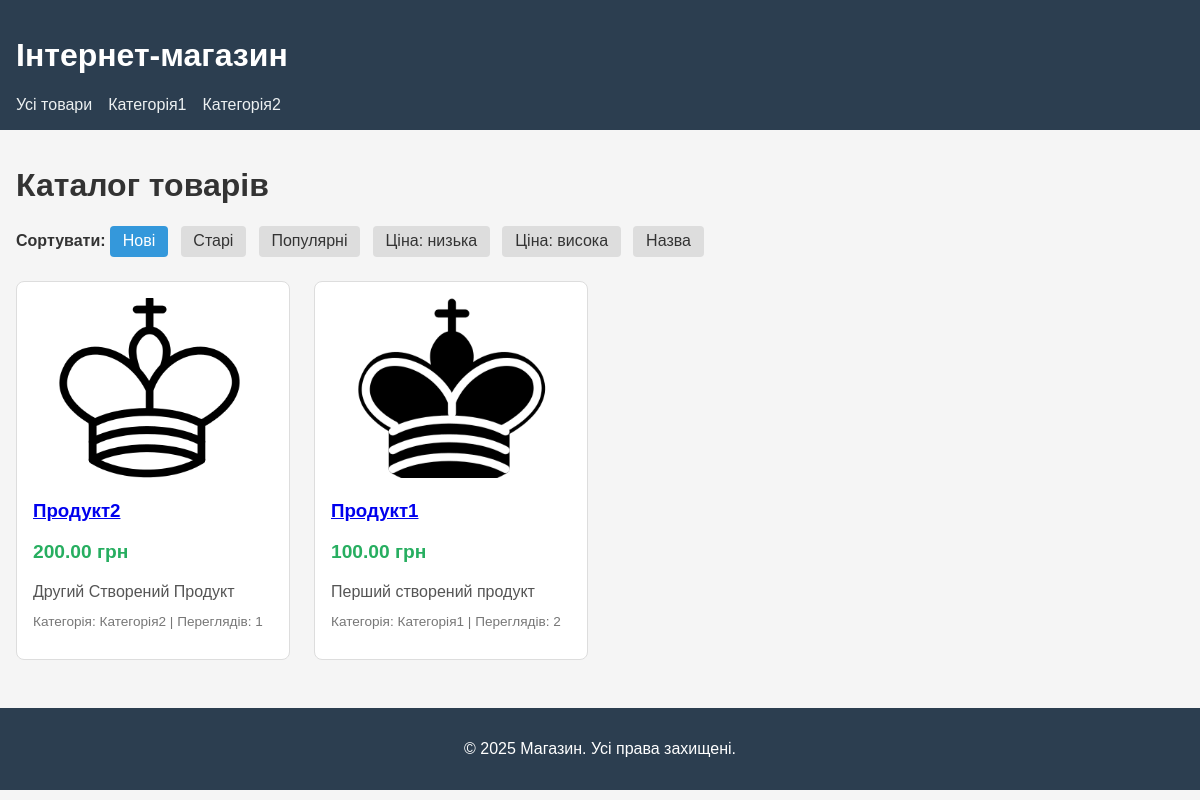
The page / on the database its author committed.
### main/models.py (models this page shows, shortened)
class Category(models.Model):
    name = models.CharField(max_length=100, db_index=True)
    slug = models.SlugField(max_length=100, unique=True)
    description = models.TextField(blank=True)
    image = models.ImageField(upload_to='categories/', blank=True)
    is_active = models.BooleanField(default=True)
    class Meta:
        ordering = ['name']
        verbose_name = _('Категорія')
        verbose_name_plural = _('Категорії')
    def get_absolute_url(self):
        return reverse('main:product_list_by_category', args=[self.slug])

class Product(models.Model):
    name = models.CharField(max_length=200)
    slug = models.SlugField(max_length=200, unique=True)
    description = models.TextField()
    price = models.DecimalField(max_digits=10, decimal_places=2)
    created_at = models.DateTimeField(auto_now_add=True)
    updated_at = models.DateTimeField(auto_now=True)
    is_available = models.BooleanField(default=True)
    category = models.ForeignKey(Category, related_name='products', on_delete=models.CASCADE)
    image = models.ImageField(upload_to='products/%Y/%m/%d')
    views = models.IntegerField(default=0)
    featured = models.BooleanField(default=False)
    def get_absolute_url(self):
        return reverse('main:product_detail', args=[self.id, self.slug])

### main/views.py (the view)
# urls.py: path('', views.product_list, name='product_list'),
def product_list(request, category_slug=None):
    categories = Category.objects.filter(is_active=True)
    products = Product.objects.filter(is_available=True)
    category = None
    if category_slug:
        category = get_object_or_404(Category, slug=category_slug, is_active=True)
        products = products.filter(category=category)
    sort = request.GET.get('sort', 'new')
    sort_mapping = {
        'new': '-created_at',
        'old': 'created_at',
        'popular': '-views',
        'price_low': 'price',
        'price_high': '-price',
        'name': 'name',
    }
    products = products.order_by(sort_mapping.get(sort, '-created_at'))
    context = {
        'products': products,
        'categories': categories,
        'category': category,
        'current_sort': sort,
    }
    return render(request, 'main/product_list.html', context)

### main/context_processors.py (called while the page is built)
def categories(request):
    return {
        'categories': Category.objects.filter(is_active=True)
    }

### templates/main/product_list.html (shortened to what this page needs)
{% extends 'main/base.html' %}
{% block content %}
<h1>{% if category %}{{ category.name }}{% else %}Каталог товарів{% endif %}</h1>
<div class="sort-buttons">
    <strong>Сортувати:</strong>
    <a href="?sort=new" class="sort-btn {% if current_sort == 'new' %}active{% endif %}">Нові</a>
    <a href="?sort=old" class="sort-btn {% if current_sort == 'old' %}active{% endif %}">Старі</a>
    <a href="?sort=popular" class="sort-btn {% if current_sort == 'popular' %}active{% endif %}">Популярні</a>
    <a href="?sort=price_low" class="sort-btn {% if current_sort == 'price_low' %}active{% endif %}">Ціна: низька</a>
    <a href="?sort=price_high" class="sort-btn {% if current_sort == 'price_high' %}active{% endif %}">Ціна: висока</a>
    <a href="?sort=name" class="sort-btn {% if current_sort == 'name' %}active{% endif %}">Назва</a>
</div>
<div class="products-grid">
    {% for product in products %}
        <div class="product-card">
            {% if product.image %}
                <img src="{{ product.image.url }}" alt="{{ product.name }}">
            {% endif %}
            <h3><a href="{{ product.get_absolute_url }}">{{ product.name }}</a></h3>
            <p class="price">{{ product.price }} грн</p>
            <p class="description">{{ product.description|truncatewords:15 }}</p>
            <p class="meta">Категорія: {{ product.category.name }} | Переглядів: {{ product.views }}</p>
        </div>
    {% empty %}
        <p>Товарів не знайдено.</p>
    {% endfor %}
</div>
{% endblock %}

### templates/main/base.html (shortened to what this page needs)
{% load static %}
<!DOCTYPE html>
<html lang="uk">
<head>
    <link rel="stylesheet" href="{% static 'css/style.css' %}">
</head>
<body>
    <header>
        <h1><a href="{% url 'main:product_list' %}">Інтернет-магазин</a></h1>
        <nav>
            <ul>
                <li><a href="{% url 'main:product_list' %}">Усі товари</a></li>
                {% for cat in categories %}
                    <li><a href="{{ cat.get_absolute_url }}">{{ cat.name }}</a></li>
                {% endfor %}
            </ul>
        </nav>
    </header>
    <main>
        {% block content %}{% endblock %}
    </main>
    <footer>
        <p>&copy; 2025 Магазин. Усі права захищені.</p>
    </footer>
</body>
</html>

### static/css/style.css (style rules this page uses)
* { box-sizing: border-box; }
body { font-family: Arial, sans-serif; margin: 0; padding: 0; background: #f5f5f5; color: #333; }
header { background: #2c3e50; color: white; padding: 1rem; }
header h1 a { color: white; text-decoration: none; }
nav ul { display: flex; list-style: none; padding: 0; margin: 0.5rem 0 0; flex-wrap: wrap; }
nav li { margin-right: 1rem; }
nav a { color: #ecf0f1; text-decoration: none; }
main { padding: 1rem; }
.sort-buttons { margin-bottom: 1.5rem; }
.sort-btn { display: inline-block; padding: 0.4rem 0.8rem; margin-right: 0.5rem; text-decoration: none; background: #ddd; border-radius: 4px; color: #333; }
.sort-btn.active, .sort-btn:hover { background: #3498db; color: white; }
.products-grid, .related-grid { display: grid; grid-template-columns: repeat(auto-fill, minmax(250px, 1fr)); gap: 1.5rem; }
.product-card { background: white; border: 1px solid #ddd; border-radius: 8px; padding: 1rem; position: relative; }
.product-card img { width: 100%; height: 180px; object-fit: cover; border-radius: 4px; }
.price { font-size: 1.2rem; font-weight: bold; color: #27ae60; }
.description { margin: 0.5rem 0; color: #555; }
.meta { font-size: 0.85rem; color: #777; }
footer { text-align: center; padding: 1rem; background: #2c3e50; color: white; margin-top: 2rem; }

### rows shown on the page
Category: name "Категорія1"
Category: name "Категорія2"
Product: image (picture), name "Продукт2", price "200.00", description "Другий Створений Продукт", category.name "Категорія2", views "1"
Product: image (picture), name "Продукт1", price "100.00", description "Перший створений продукт", category.name "Категорія1", views "2"
